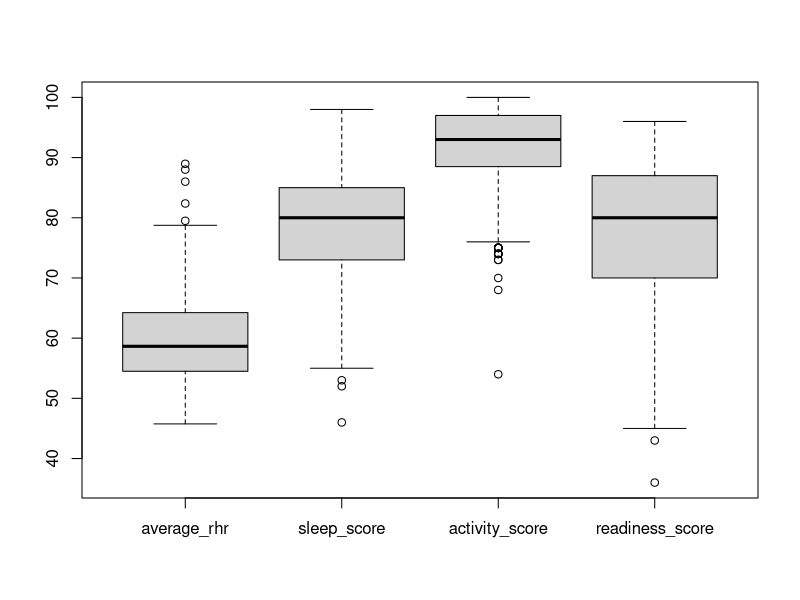
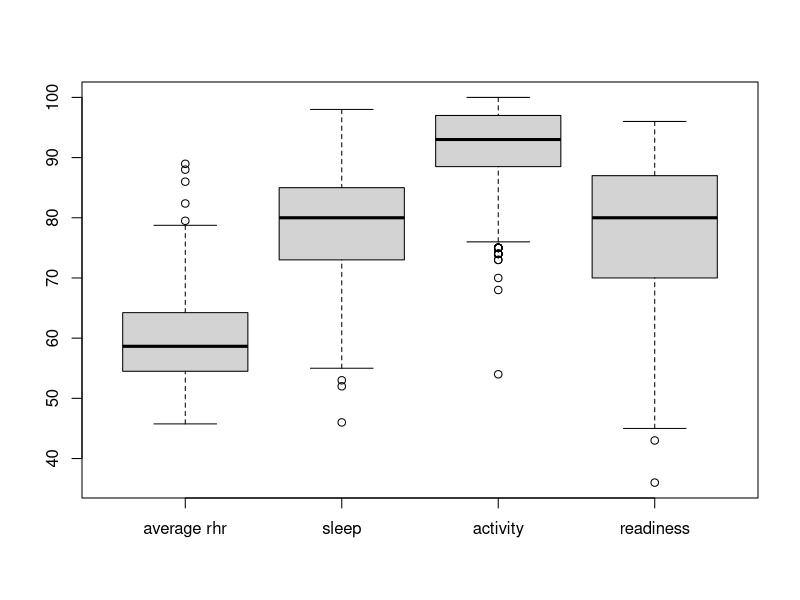
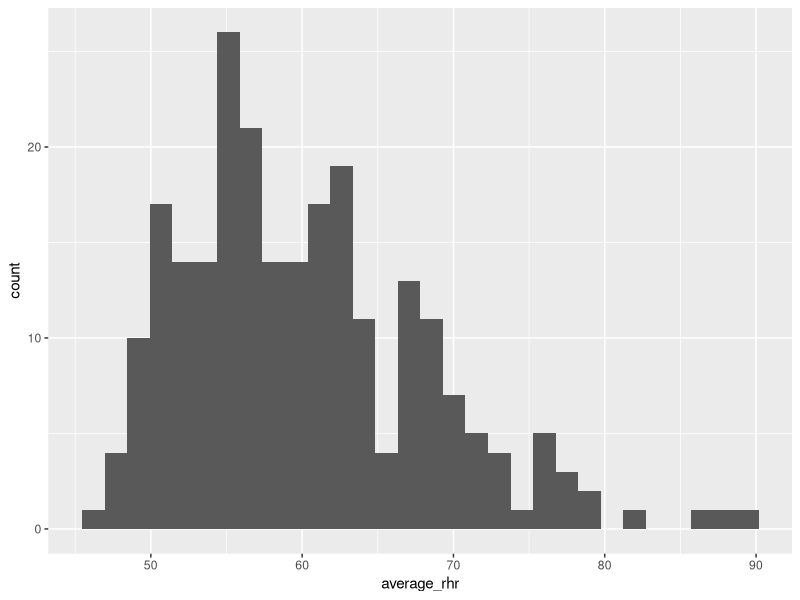
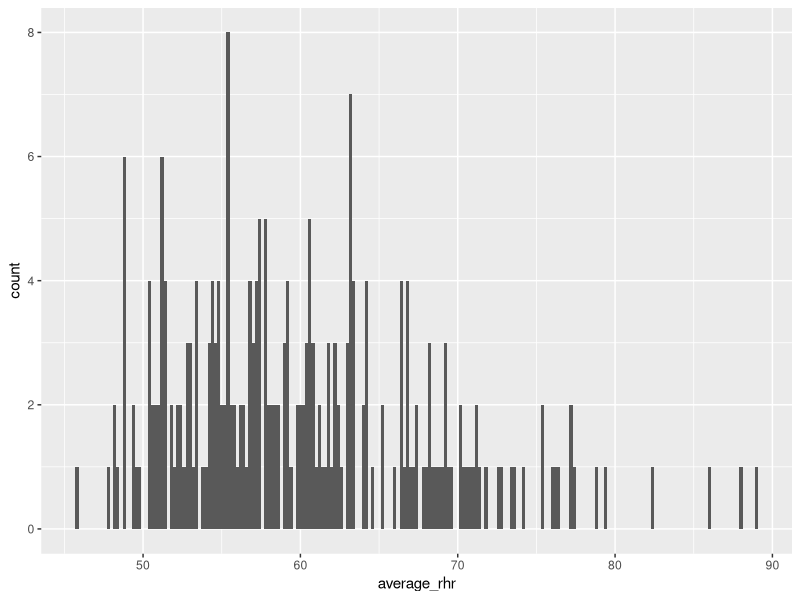
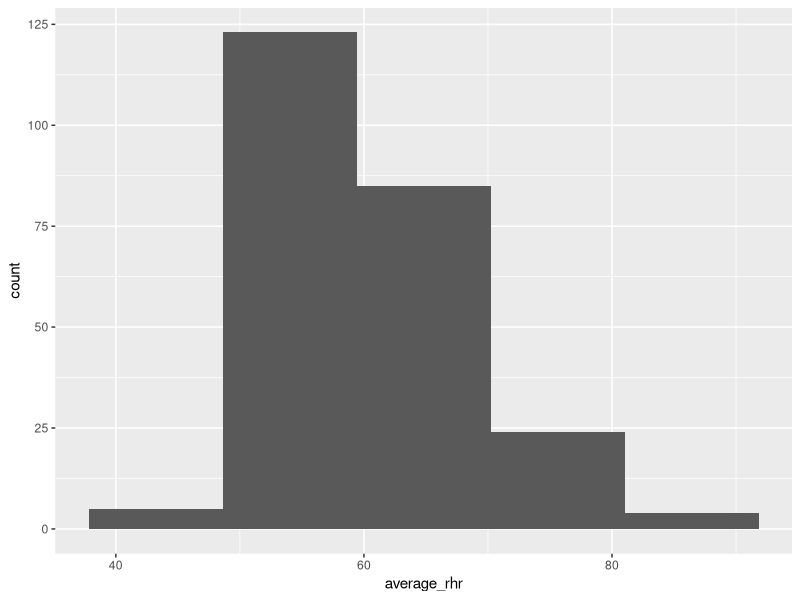

Reproduce these figures in R, in order. (Note: this script raises an error after producing the figures.)
library(tidyverse)
library(psych)



df <- read_csv('Oura_Ring _Sample.csv')

# How do you find the sum of duplicate data for just one column?

duplicated(df$activity_score)

sum(duplicated(df$activity_score))

# How do you get the summary statistics for the data frame?

describe(df)


# Merge two data frames based on the column that is in both sets.

df1 <- read_csv('Dummy Data 1.csv')

df2 <- read_csv('Dumm Data 2.csv')


df_merge <- merge(df1,df2)

df_merge1 <- merge(df1, df2, by = 'Name')

df_merge2 <- merge(df1, df2, by = c('Date', 'Name'))

# Now lets visualize these results shown above with whisker plots
# First, the date column needs to be dropped. Let's create a new dataframe without th date column.

keep <- c('average_rhr', 'sleep_score', 'activity_score', 'readiness_score')

df_new <- df[keep]

boxplot(df_new)

# Notice one column name is not included in the x-axis of the visual. That is due to the name being too long.
# Let's create a new viz, with shorter labels in the x-axis.

boxplot(df_new, names=c('average rhr', 'sleep', 'activity', 'readiness'))

#Distribution Plot with one variable

ggplot(df, aes(x=average_rhr)) +
  geom_histogram()

# Change binwidth

ggplot(df, aes(x=average_rhr)) +
  geom_histogram(binwidth = .2)


# Change number of bins

ggplot(df, aes(x=average_rhr)) +
  geom_histogram(bins = 5)

#Change color and add title

ggplot(df, aes(x=c('average_rhr', 'sleep_score'))) +
  geom_histogram(color = 'red', fill = 'lightblue') +
  ggtitle('This is a new title') +
  xlab('this is now the x axis') +
  ylab('new title')

#Scatter Plot

ggplot(df, aes(x = sleep_score, y = readiness_score)) +
  geom_point() +
  ggtitle('This is a new title') +
  xlab('this is now the x axis') +
  ylab('new title')

# Melt the Data

library(reshape2)
data_mod <- melt(df, id.vars='date', 
                 measure.vars=c('average_rhr', 'sleep_score', 'activity_score', 'readiness_score'))

# Distribution Plot

ggplot(data_mod, aes(x=value, fill = variable)) +
  geom_histogram()

# Box Plot/Whisker Plot
ggplot(data_mod, aes(x=variable, y=value, color=variable)) +
  geom_boxplot()

R.version
